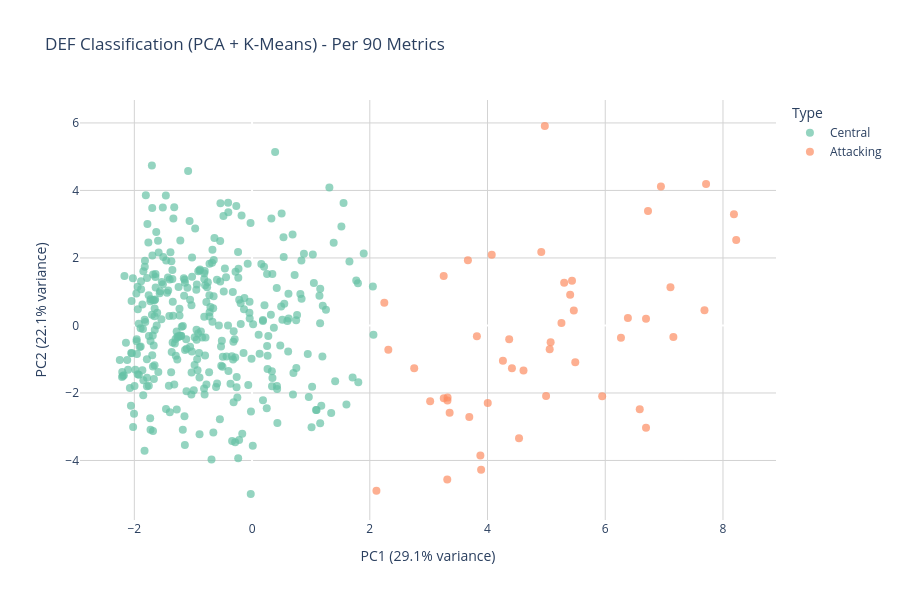

Notebook source saved alongside this figure:
### Code cell
# =============================================================================
# EXAMPLE 2: Classify Defenders (Attacking vs Central)
# =============================================================================
pgw, def_stats, def_pca, def_kmeans = classify_players(
    df=pgw,
    position='DEF',
    features=features,
    cluster_labels=['Attacking', 'Central'],  # Order: most attacking first
    min_minutes=500
)

### Figure 1 — Plotly figure (JSON) as saved in the notebook; plotly's stock layout.template omitted (floating-point values rounded to 4 significant figures; data arrays with more than 128 entries replaced by an {"elided": "..."} marker saying what was removed)
{"data": [{"customdata": {"elided": "342x5 mixed values"}, "hovertemplate": "<b>%{hovertext}</b><br><br>Type=%{customdata[0]}<br>PC1 (29.1% variance)=%{x:.2f}<br>PC2 (22.1% variance)=%{y:.2f}<br>goals_scored_per90=%{customdata[1]:.2f}<br>tackles_per90=%{customdata[2]:.2f}<br>clean_sheets=%{customdata[3]:.2f}<br>minutes=%{customdata[4]:.2f}<extra></extra>", "hovertext": {"elided": "342 str values"}, "legendgroup": "Central", "marker": {"color": "rgb(102,194,165)", "opacity": 0.7, "size": 8, "symbol": "circle"}, "mode": "markers", "name": "Central", "orientation": "v", "showlegend": true, "type": "scatter", "x": {"elided": "342 float values"}, "xaxis": "x", "y": {"elided": "342 float values"}, "yaxis": "y"}, {"customdata": {"elided": "48x5 mixed values"}, "hovertemplate": "<b>%{hovertext}</b><br><br>Type=%{customdata[0]}<br>PC1 (29.1% variance)=%{x:.2f}<br>PC2 (22.1% variance)=%{y:.2f}<br>goals_scored_per90=%{customdata[1]:.2f}<br>tackles_per90=%{customdata[2]:.2f}<br>clean_sheets=%{customdata[3]:.2f}<br>minutes=%{customdata[4]:.2f}<extra></extra>", "hovertext": ["Adrien Truffert", "Bafodé Diakité", "Ben Chilwell", "Conor Bradley", "Daniel Ballard", "Daniel Muñoz Mejía", "El Hadji Malick Diouf", "Fabian Schär", "Ferdi Kadıoğlu", "Gabriel Gudmundsson", "Gabriel dos Santos Magalhães", "Hjalmar Ekdal", "Hugo Bueno López", "Ian Maatsen", "Ibrahima Konaté", "Jackson Tchatchoua", "James Hill", "Joe Rodon", "Jorge Cuenca Barreno", "Josh Acheampong", "Joško Gvardiol", "Jurriën Timber", "Ladislav Krejcí", "Lutsharel Geertruida", "Malick Thiaw", "Marc Guéhi", "Marcos Senesi Barón", "Matheus Nunes", "Maxim De Cuyper", "Maxime Estève", "Maximilian Kilman", "Michael Kayode", "Murillo Costa dos Santos", "Nico O'Reilly", "Nicolò Savona", "Nikola Milenković", "Nordi Mukiele", "Omar Alderete", "Patrick Dorgu", "Pedro Porro Sauceda", "Quilindschy Hartman", "Reinildo Mandava", "Riccardo Calafiori", "Rúben dos Santos Gato Alves Dias", "Santiago Ignacio Bueno", "Toti Gomes", "Trai Hume", "Álex Jiménez Sánchez"], "legendgroup": "Attacking", "marker": {"color": "rgb(252,141,98)", "opacity": 0.7, "size": 8, "symbol": "circle"}, "mode": "markers", "name": "Attacking", "orientation": "v", "showlegend": true, "type": "scatter", "x": [5.256, 4.415, 2.247, 3.667, 7.108, 6.946, 3.69, 7.157, 4.261, 4.611, 4.973, 3.025, 4.995, 3.819, 5.056, 3.891, 3.319, 2.315, 2.113, 5.435, 4.913, 7.713, 6.586, 6.693, 6.385, 6.726, 7.686, 5.302, 8.186, 4.535, 3.879, 4.368, 5.491, 8.225, 6.267, 3.356, 6.692, 5.466, 2.755, 5.404, 4.004, 3.321, 4.072, 3.255, 5.948, 3.316, 5.072, 3.257], "xaxis": "x", "y": [0.07562, -1.266, 0.672, 1.929, 1.132, 4.118, -2.708, -0.3439, -1.048, -1.334, 5.91, -2.247, -2.086, -0.318, -0.7065, -4.274, -2.225, -0.7193, -4.898, 1.323, 2.176, 4.191, -2.484, -3.028, 0.2231, 3.391, 0.4501, 1.267, 3.294, -3.34, -3.852, -0.4102, -1.091, 2.532, -0.3623, -2.588, 0.1975, 0.4467, -1.266, 0.9138, -2.299, -2.137, 2.096, 1.466, -2.096, -4.565, -0.4972, -2.155], "yaxis": "y"}], "layout": {"height": 600, "hovermode": "closest", "legend": {"title": {"text": "Type"}, "tracegroupgap": 0}, "plot_bgcolor": "white", "title": {"text": "DEF Classification (PCA + K-Means) - Per 90 Metrics"}, "xaxis": {"anchor": "y", "domain": [0, 1], "gridcolor": "lightgray", "showgrid": true, "title": {"text": "PC1 (29.1% variance)"}}, "yaxis": {"anchor": "x", "domain": [0, 1], "gridcolor": "lightgray", "showgrid": true, "title": {"text": "PC2 (22.1% variance)"}}}}
